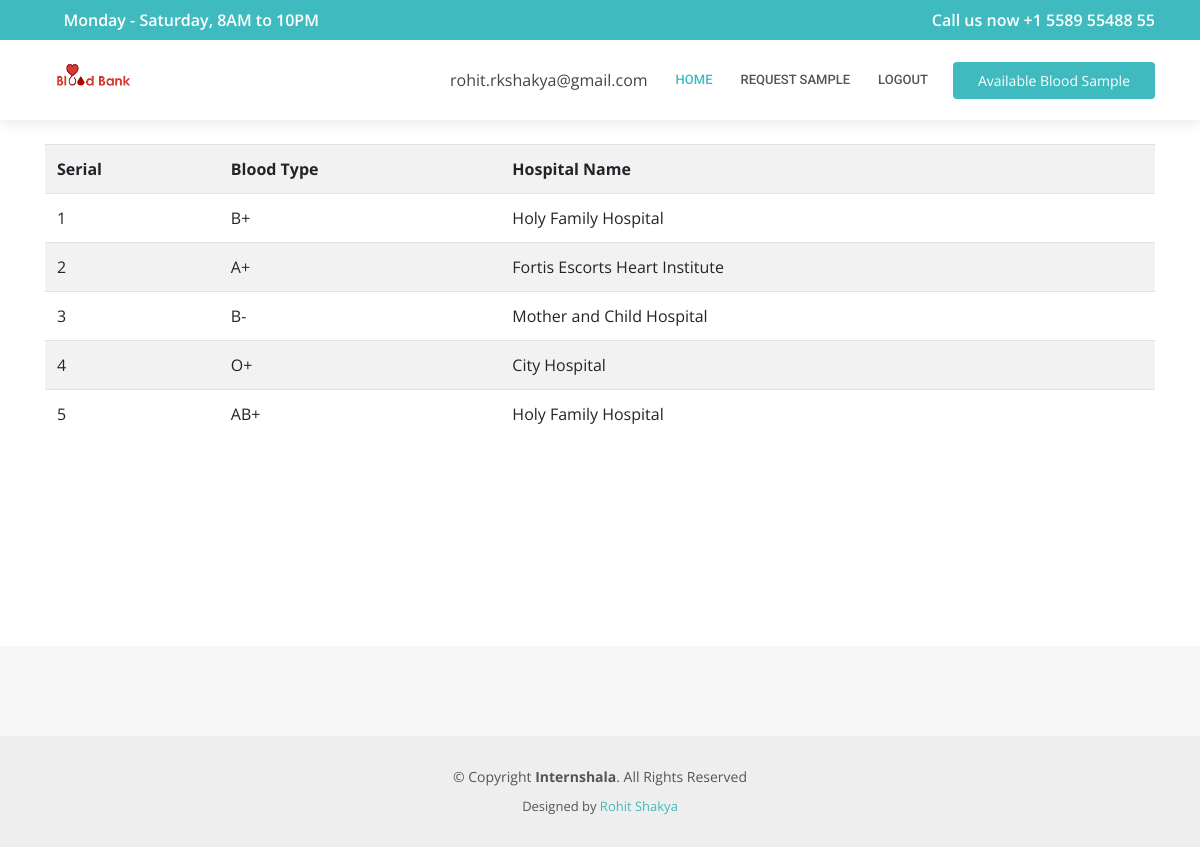
The page /pages/view-available-sample-r.php (signed in) on the database its author committed.
### tables this page shows
CREATE TABLE IF NOT EXISTS `bloodsample` (
`bloodsample_id` int(11) NOT NULL,
  `bloodsample_name` varchar(100) ,
  `hospital_name` varchar(100) 
);

### pages/view-available-sample-r.php (the view, shortened to what this page needs)
<!DOCTYPE html>
<html lang="en">
<head>
  <link href="../assets/vendor/bootstrap/css/bootstrap.min.css" rel="stylesheet">
  <link href="../assets/vendor/icofont/icofont.min.css" rel="stylesheet">
  <link href="../assets/vendor/boxicons/css/boxicons.min.css" rel="stylesheet">
  <link href="../assets/vendor/animate.css/animate.min.css" rel="stylesheet">
  <link href="../assets/vendor/owl.carousel/assets/owl.carousel.min.css" rel="stylesheet">
  <link href="../assets/vendor/venobox/venobox.css" rel="stylesheet">
  <link href="../assets/vendor/aos/aos.css" rel="stylesheet">
  <link href="../assets/css/style.css" rel="stylesheet">
</head>
<body>
  <div id="topbar" class="d-none d-lg-flex align-items-center fixed-top">
    <div class="container d-flex align-items-center justify-content-between">
      <div class="d-flex align-items-center">
      </div>
      <div class="d-flex align-items-center">
      </div>
    </div>
  </div>
  <main id="main">
  <div id="topbar" class="d-none d-lg-flex align-items-center fixed-top">
    <div class="container d-flex align-items-center justify-content-between">
      <div class="d-flex align-items-center">
        <i class="icofont-clock-time"></i> Monday - Saturday, 8AM to 10PM
      </div>
      <div class="d-flex align-items-center">
        <i class="icofont-phone"></i> Call us now +1 5589 55488 55
      </div>
    </div>
  </div>
  <header id="header" class="fixed-top">
    <div class="container d-flex align-items-center">
      <a href="../index.html" class="logo mr-auto"><img src="../assets/img/logo.png" alt=""></a>
      <?php
  			echo $_SESSION['email'];
      ?>
      <nav class="nav-menu d-none d-lg-block">
        <ul>
          <li class="active"><a href="./rhome.php">Home</a></li>
          <li><a href="./request-available-sample.php">Request Sample</a></li>
          <li><a href="./logout.php">Logout</a></li>
        </ul>
      </nav>
    <a href="./view-available-sample.php" disabled=true class="appointment-btn scrollto" href="javascript:void(0)" onclick="scrollToDownload()"><span class="d-none d-md-inline">Available Blood Sample</span></a>
</div>
  </header>
  <main id="main">
      <div class="container" data-aos="fade-up">
        <br><br>
                                    <?php
                                      include('../config/dbconn.php');
                                      $query = "SELECT * FROM bloodsample";
                                      $result = mysqli_query($dbconn,$query);
                                      ?>
                                      <br><br><br><br>
                                        <table id="" class="table table-condensed table-striped">
                                      <tr>
                                      <th>Serial</th>
                                      <th>Blood Type</th>
                                      <th>Hospital Name</th>
                                      <th></th>
                                      </tr>
                                    <?php
                                          if($result){
                                            while($res = mysqli_fetch_array($result)) {
                                              echo "<tr>";
                                                echo "<td>".$res['bloodsample_id']."</td>";
                                                echo "<td>".$res['bloodsample_name']."</td>";
                                                echo "<td>".$res['hospital_name']."</td><th></th>";
                                        }}?>
                                </table><br><br><br><br>
                        </div>
<br><br><br><br>
  </main>
  <footer id="footer">
    <div class="footer-top">
    </div>
    <div class="container">
      <div class="copyright">
        &copy; Copyright <strong><span>Internshala</span></strong>. All Rights Reserved
      </div>
      <div class="credits">
        Designed by <a href="https://rohitshakya.github.io/">Rohit Shakya</a>
      </div>
    </div>
  </footer>
</body>
</html>

### assets/css/style.css (style rules this page uses)
body { font-family: "Open Sans", sans-serif; color: #444444; }
a { color: #3fbbc0; }
#topbar { background: #3fbbc0; color: #fff; height: 40px; font-size: 16px; font-weight: 600; transition: all 0.5s; }
#topbar i { padding-right: 6px; }
#header { background: #fff; transition: all 0.5s; z-index: 997; padding: 20px 0; top: 40px; box-shadow: 0px 2px 15px rgba(0, 0, 0, 0.1); }
#header .logo { font-size: 28px; margin: 0; padding: 0; line-height: 1; font-weight: 600; letter-spacing: 0.5px; text-transform: uppercase; }
#header .logo img { max-height: 40px; }
.nav-menu ul { margin: 0; padding: 0; list-style: none; }
.nav-menu > ul { display: flex; }
.nav-menu > ul > li { position: relative; white-space: nowrap; padding: 10px 0 10px 28px; }
.nav-menu a { display: block; position: relative; color: #555555; transition: 0.3s; font-size: 13px; font-family: "Roboto", sans-serif; text-transform: uppercase; font-weight: 500; }
.nav-menu a:hover, .nav-menu .active > a, .nav-menu li:hover > a { color: #3fbbc0; }
.appointment-btn { margin-left: 25px; background: #3fbbc0; color: #fff; border-radius: 4px; padding: 8px 25px; white-space: nowrap; transition: 0.3s; font-size: 14px; display: inline-block; }
.mobile-nav { position: fixed; top: 55px; right: 15px; bottom: 15px; left: 15px; z-index: 9999; overflow-y: auto; background: #fff; transition: ease-in-out 0.2s; opacity: 0; visibility: hidden; border-radius: 10px; padding: 10px 0; }
.mobile-nav * { margin: 0; padding: 0; list-style: none; }
.mobile-nav a { display: block; position: relative; color: #555555; padding: 10px 20px; font-weight: 500; outline: none; }
.mobile-nav a:hover, .mobile-nav .active > a, .mobile-nav li:hover > a { color: #3fbbc0; text-decoration: none; }
#footer { background: #eeeeee; padding: 0 0 30px 0; color: #555555; font-size: 14px; }
#footer .footer-top { background: #f6f6f6; padding: 60px 0 30px 0; }
#footer .copyright { text-align: center; padding-top: 30px; }
#footer .credits { padding-top: 10px; text-align: center; font-size: 13px; }

### rows shown on the page
bloodsample: bloodsample_id "1", bloodsample_name "B+", hospital_name "Holy Family Hospital"
bloodsample: bloodsample_id "2", bloodsample_name "A+", hospital_name "Fortis Escorts Heart Institute"
bloodsample: bloodsample_id "3", bloodsample_name "B-", hospital_name "Mother and Child Hospital"
bloodsample: bloodsample_id "4", bloodsample_name "O+", hospital_name "City Hospital"
bloodsample: bloodsample_id "5", bloodsample_name "AB+", hospital_name "Holy Family Hospital"

### other values the page prints
$_SESSION['email'] "rohit.rkshakya@gmail.com"
